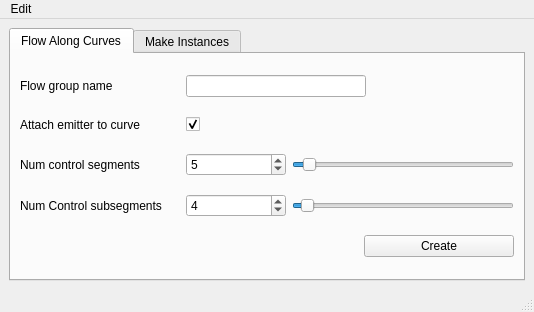
<?xml version="1.0" encoding="UTF-8"?>
<ui version="4.0">
 <class>MainWindow</class>
 <widget class="QMainWindow" name="MainWindow">
  <property name="geometry">
   <rect>
    <x>0</x>
    <y>0</y>
    <width>534</width>
    <height>312</height>
   </rect>
  </property>
  <property name="windowTitle">
   <string>CF_Instancer_NP</string>
  </property>
  <property name="windowOpacity">
   <double>1.000000000000000</double>
  </property>
  <widget class="QWidget" name="centralwidget">
   <layout class="QGridLayout" name="gridLayout_2">
    <item row="1" column="0">
     <widget class="QTabWidget" name="tabWidget">
      <property name="currentIndex">
       <number>0</number>
      </property>
      <widget class="QWidget" name="tab">
       <attribute name="title">
        <string>Flow Along Curves</string>
       </attribute>
       <layout class="QGridLayout" name="gridLayout">
        <item row="1" column="0">
         <layout class="QHBoxLayout" name="horizontalLayout_2">
          <item>
           <widget class="QLabel" name="label_2">
            <property name="minimumSize">
             <size>
              <width>160</width>
              <height>0</height>
             </size>
            </property>
            <property name="text">
             <string>Attach emitter to curve</string>
            </property>
           </widget>
          </item>
          <item>
           <widget class="QCheckBox" name="CF_Instancer_checkBox">
            <property name="text">
             <string/>
            </property>
            <property name="checked">
             <bool>true</bool>
            </property>
           </widget>
          </item>
          <item>
           <spacer name="horizontalSpacer_2">
            <property name="orientation">
             <enum>Qt::Horizontal</enum>
            </property>
            <property name="sizeHint" stdset="0">
             <size>
              <width>40</width>
              <height>20</height>
             </size>
            </property>
           </spacer>
          </item>
         </layout>
        </item>
        <item row="3" column="0">
         <layout class="QHBoxLayout" name="horizontalLayout_4">
          <item>
           <widget class="QLabel" name="label_4">
            <property name="minimumSize">
             <size>
              <width>160</width>
              <height>0</height>
             </size>
            </property>
            <property name="text">
             <string>Num Control subsegments</string>
            </property>
           </widget>
          </item>
          <item>
           <widget class="QSpinBox" name="CF_Instancer_NumConSubSeg">
            <property name="minimumSize">
             <size>
              <width>100</width>
              <height>0</height>
             </size>
            </property>
            <property name="maximumSize">
             <size>
              <width>100</width>
              <height>16777215</height>
             </size>
            </property>
            <property name="maximum">
             <number>100</number>
            </property>
            <property name="value">
             <number>4</number>
            </property>
           </widget>
          </item>
          <item>
           <widget class="QSlider" name="CF_Instancer_NumConSubSegSlider">
            <property name="minimumSize">
             <size>
              <width>200</width>
              <height>0</height>
             </size>
            </property>
            <property name="maximum">
             <number>100</number>
            </property>
            <property name="value">
             <number>4</number>
            </property>
            <property name="orientation">
             <enum>Qt::Horizontal</enum>
            </property>
           </widget>
          </item>
         </layout>
        </item>
        <item row="2" column="0">
         <layout class="QHBoxLayout" name="horizontalLayout_3">
          <item>
           <widget class="QLabel" name="label_3">
            <property name="minimumSize">
             <size>
              <width>160</width>
              <height>0</height>
             </size>
            </property>
            <property name="text">
             <string>Num control segments</string>
            </property>
           </widget>
          </item>
          <item>
           <widget class="QSpinBox" name="CF_Instancer_NumConSeg">
            <property name="minimumSize">
             <size>
              <width>100</width>
              <height>0</height>
             </size>
            </property>
            <property name="maximumSize">
             <size>
              <width>100</width>
              <height>16777215</height>
             </size>
            </property>
            <property name="maximum">
             <number>100</number>
            </property>
            <property name="value">
             <number>5</number>
            </property>
           </widget>
          </item>
          <item>
           <widget class="QSlider" name="CF_Instancer_NumConSegSlider">
            <property name="minimumSize">
             <size>
              <width>200</width>
              <height>0</height>
             </size>
            </property>
            <property name="maximum">
             <number>100</number>
            </property>
            <property name="value">
             <number>5</number>
            </property>
            <property name="orientation">
             <enum>Qt::Horizontal</enum>
            </property>
           </widget>
          </item>
         </layout>
        </item>
        <item row="4" column="0">
         <layout class="QHBoxLayout" name="horizontalLayout_5">
          <item>
           <spacer name="horizontalSpacer">
            <property name="orientation">
             <enum>Qt::Horizontal</enum>
            </property>
            <property name="sizeHint" stdset="0">
             <size>
              <width>40</width>
              <height>20</height>
             </size>
            </property>
           </spacer>
          </item>
          <item>
           <widget class="QPushButton" name="CF_Instancer_CrtFlowBtn">
            <property name="minimumSize">
             <size>
              <width>150</width>
              <height>0</height>
             </size>
            </property>
            <property name="text">
             <string>Create</string>
            </property>
           </widget>
          </item>
         </layout>
        </item>
        <item row="0" column="0">
         <layout class="QHBoxLayout" name="horizontalLayout">
          <item>
           <widget class="QLabel" name="label">
            <property name="minimumSize">
             <size>
              <width>160</width>
              <height>0</height>
             </size>
            </property>
            <property name="text">
             <string>Flow group name</string>
            </property>
           </widget>
          </item>
          <item>
           <widget class="QLineEdit" name="CF_Instancer_grpName">
            <property name="minimumSize">
             <size>
              <width>180</width>
              <height>0</height>
             </size>
            </property>
            <property name="toolTip">
             <string/>
            </property>
            <property name="statusTip">
             <string/>
            </property>
            <property name="whatsThis">
             <string/>
            </property>
            <property name="placeholderText">
             <string/>
            </property>
           </widget>
          </item>
          <item>
           <spacer name="horizontalSpacer_3">
            <property name="orientation">
             <enum>Qt::Horizontal</enum>
            </property>
            <property name="sizeHint" stdset="0">
             <size>
              <width>40</width>
              <height>20</height>
             </size>
            </property>
           </spacer>
          </item>
         </layout>
        </item>
       </layout>
      </widget>
      <widget class="QWidget" name="tab_2">
       <attribute name="title">
        <string>Make Instances</string>
       </attribute>
       <layout class="QGridLayout" name="gridLayout_3">
        <item row="0" column="0">
         <layout class="QHBoxLayout" name="horizontalLayout_6">
          <item>
           <widget class="QLabel" name="label_5">
            <property name="minimumSize">
             <size>
              <width>180</width>
              <height>0</height>
             </size>
            </property>
            <property name="maximumSize">
             <size>
              <width>180</width>
              <height>16777215</height>
             </size>
            </property>
            <property name="text">
             <string>Particle object to instance</string>
            </property>
           </widget>
          </item>
          <item>
           <widget class="QComboBox" name="CF_Instancer_comboBox">
            <property name="minimumSize">
             <size>
              <width>210</width>
              <height>0</height>
             </size>
            </property>
           </widget>
          </item>
         </layout>
        </item>
        <item row="1" column="0">
         <layout class="QHBoxLayout" name="horizontalLayout_7">
          <item>
           <widget class="QLabel" name="label_6">
            <property name="minimumSize">
             <size>
              <width>100</width>
              <height>0</height>
             </size>
            </property>
            <property name="text">
             <string>Scale values</string>
            </property>
           </widget>
          </item>
          <item>
           <widget class="QDoubleSpinBox" name="CF_Instancer_MinVal">
            <property name="minimumSize">
             <size>
              <width>80</width>
              <height>0</height>
             </size>
            </property>
            <property name="maximumSize">
             <size>
              <width>80</width>
              <height>16777215</height>
             </size>
            </property>
            <property name="decimals">
             <number>1</number>
            </property>
            <property name="singleStep">
             <double>0.100000000000000</double>
            </property>
            <property name="value">
             <double>0.500000000000000</double>
            </property>
           </widget>
          </item>
          <item>
           <widget class="QLabel" name="label_7">
            <property name="text">
             <string>~</string>
            </property>
           </widget>
          </item>
          <item>
           <widget class="QDoubleSpinBox" name="CF_Instancer_MaxVal">
            <property name="minimumSize">
             <size>
              <width>80</width>
              <height>0</height>
             </size>
            </property>
            <property name="maximumSize">
             <size>
              <width>80</width>
              <height>16777215</height>
             </size>
            </property>
            <property name="decimals">
             <number>1</number>
            </property>
            <property name="singleStep">
             <double>0.100000000000000</double>
            </property>
            <property name="value">
             <double>1.000000000000000</double>
            </property>
           </widget>
          </item>
          <item>
           <spacer name="horizontalSpacer_4">
            <property name="orientation">
             <enum>Qt::Horizontal</enum>
            </property>
            <property name="sizeHint" stdset="0">
             <size>
              <width>40</width>
              <height>20</height>
             </size>
            </property>
           </spacer>
          </item>
         </layout>
        </item>
        <item row="2" column="0">
         <layout class="QVBoxLayout" name="verticalLayout">
          <item>
           <spacer name="verticalSpacer_2">
            <property name="orientation">
             <enum>Qt::Vertical</enum>
            </property>
            <property name="sizeHint" stdset="0">
             <size>
              <width>20</width>
              <height>18</height>
             </size>
            </property>
           </spacer>
          </item>
          <item>
           <widget class="QPushButton" name="CF_Instancer_MakeInstanceBtn">
            <property name="text">
             <string>Make Instances</string>
            </property>
           </widget>
          </item>
          <item>
           <spacer name="verticalSpacer_3">
            <property name="orientation">
             <enum>Qt::Vertical</enum>
            </property>
            <property name="sizeHint" stdset="0">
             <size>
              <width>20</width>
              <height>18</height>
             </size>
            </property>
           </spacer>
          </item>
          <item>
           <widget class="QPushButton" name="CF_Instancer_AttrConsBtn">
            <property name="text">
             <string>Attribute Controler</string>
            </property>
           </widget>
          </item>
         </layout>
        </item>
       </layout>
      </widget>
     </widget>
    </item>
   </layout>
  </widget>
  <widget class="QMenuBar" name="menubar">
   <property name="geometry">
    <rect>
     <x>0</x>
     <y>0</y>
     <width>534</width>
     <height>27</height>
    </rect>
   </property>
   <widget class="QMenu" name="menuMenu">
    <property name="title">
     <string>Edit</string>
    </property>
    <addaction name="CF_Instancer_actionSet_Default"/>
   </widget>
   <addaction name="menuMenu"/>
  </widget>
  <widget class="QStatusBar" name="statusbar"/>
  <action name="CF_Instancer_actionSet_Default">
   <property name="text">
    <string>Set Default</string>
   </property>
  </action>
 </widget>
 <resources/>
 <connections>
  <connection>
   <sender>CF_Instancer_NumConSeg</sender>
   <signal>valueChanged(int)</signal>
   <receiver>CF_Instancer_NumConSegSlider</receiver>
   <slot>setValue(int)</slot>
   <hints>
    <hint type="sourcelabel">
     <x>250</x>
     <y>170</y>
    </hint>
    <hint type="destinationlabel">
     <x>361</x>
     <y>173</y>
    </hint>
   </hints>
  </connection>
  <connection>
   <sender>CF_Instancer_NumConSegSlider</sender>
   <signal>valueChanged(int)</signal>
   <receiver>CF_Instancer_NumConSeg</receiver>
   <slot>setValue(int)</slot>
   <hints>
    <hint type="sourcelabel">
     <x>331</x>
     <y>171</y>
    </hint>
    <hint type="destinationlabel">
     <x>254</x>
     <y>164</y>
    </hint>
   </hints>
  </connection>
  <connection>
   <sender>CF_Instancer_NumConSubSeg</sender>
   <signal>valueChanged(int)</signal>
   <receiver>CF_Instancer_NumConSubSegSlider</receiver>
   <slot>setValue(int)</slot>
   <hints>
    <hint type="sourcelabel">
     <x>261</x>
     <y>215</y>
    </hint>
    <hint type="destinationlabel">
     <x>380</x>
     <y>214</y>
    </hint>
   </hints>
  </connection>
  <connection>
   <sender>CF_Instancer_NumConSubSegSlider</sender>
   <signal>valueChanged(int)</signal>
   <receiver>CF_Instancer_NumConSubSeg</receiver>
   <slot>setValue(int)</slot>
   <hints>
    <hint type="sourcelabel">
     <x>370</x>
     <y>213</y>
    </hint>
    <hint type="destinationlabel">
     <x>250</x>
     <y>210</y>
    </hint>
   </hints>
  </connection>
 </connections>
</ui>
